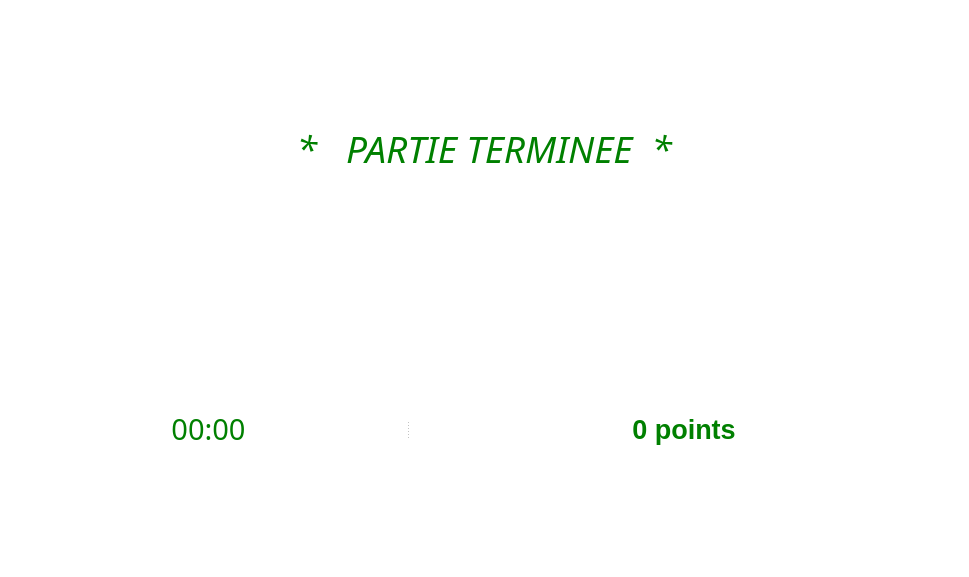
<?xml version="1.0" encoding="UTF-8"?>
<ui version="4.0">
 <class>PartieFinie</class>
 <widget class="QDialog" name="PartieFinie">
  <property name="geometry">
   <rect>
    <x>0</x>
    <y>0</y>
    <width>969</width>
    <height>577</height>
   </rect>
  </property>
  <property name="sizePolicy">
   <sizepolicy hsizetype="Fixed" vsizetype="Fixed">
    <horstretch>0</horstretch>
    <verstretch>0</verstretch>
   </sizepolicy>
  </property>
  <property name="windowTitle">
   <string>Fin de Partie </string>
  </property>
  <property name="windowIcon">
   <iconset resource="ressource.qrc">
    <normaloff>:/logo/image/logo.jpg</normaloff>:/logo/image/logo.jpg</iconset>
  </property>
  <property name="styleSheet">
   <string notr="true">border : 2px solid 1c1d2f;
background-color:white;</string>
  </property>
  <layout class="QGridLayout" name="gridLayout">
   <item row="0" column="0">
    <widget class="QSplitter" name="splitter_2">
     <property name="orientation">
      <enum>Qt::Horizontal</enum>
     </property>
     <widget class="QLabel" name="label">
      <property name="sizePolicy">
       <sizepolicy hsizetype="Fixed" vsizetype="Fixed">
        <horstretch>0</horstretch>
        <verstretch>0</verstretch>
       </sizepolicy>
      </property>
      <property name="font">
       <font>
        <family>Source Code Pro</family>
        <pointsize>28</pointsize>
        <italic>true</italic>
       </font>
      </property>
      <property name="styleSheet">
       <string notr="true">background-color:white;
color: green;</string>
      </property>
      <property name="text">
       <string>*   PARTIE TERMINEE  *</string>
      </property>
      <property name="alignment">
       <set>Qt::AlignCenter</set>
      </property>
     </widget>
    </widget>
   </item>
   <item row="1" column="0">
    <widget class="QSplitter" name="splitter">
     <property name="orientation">
      <enum>Qt::Horizontal</enum>
     </property>
     <widget class="QLabel" name="label_temps">
      <property name="font">
       <font>
        <family>Engravers MT</family>
        <pointsize>22</pointsize>
        <weight>50</weight>
        <bold>false</bold>
       </font>
      </property>
      <property name="styleSheet">
       <string notr="true">color:green;</string>
      </property>
      <property name="text">
       <string>00:00</string>
      </property>
      <property name="alignment">
       <set>Qt::AlignCenter</set>
      </property>
     </widget>
     <widget class="QLabel" name="label_score">
      <property name="font">
       <font>
        <pointsize>20</pointsize>
        <weight>75</weight>
        <bold>true</bold>
       </font>
      </property>
      <property name="styleSheet">
       <string notr="true">color:green;</string>
      </property>
      <property name="text">
       <string>0 points</string>
      </property>
      <property name="alignment">
       <set>Qt::AlignCenter</set>
      </property>
     </widget>
    </widget>
   </item>
  </layout>
 </widget>
 <resources>
  <include location="ressource.qrc"/>
 </resources>
 <connections/>
</ui>
